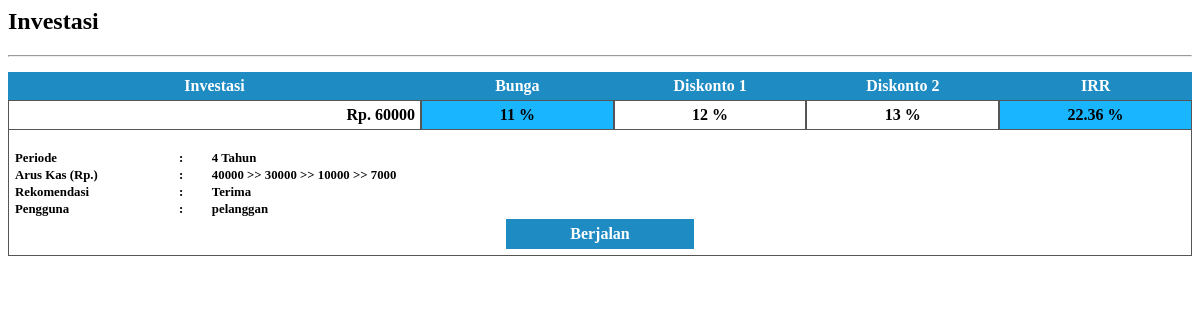
The app's page /admin/inv.php with its own data.
### tables this page shows
CREATE TABLE IF NOT EXISTS `tbl_run_inv` (
  `id_run` int(5) NOT NULL AUTO_INCREMENT,
  `id_inv` int(5) NOT NULL,
  `id_not` int(5) NOT NULL,
  `id_user` int(5) NOT NULL,
  `tgl_start` varchar(15) NOT NULL,
  `tgl_finish` varchar(15) NOT NULL,
  PRIMARY KEY (`id_run`)
);

CREATE TABLE IF NOT EXISTS `tbl_inv` (
  `id_inv` int(5) NOT NULL AUTO_INCREMENT,
  `inves` bigint(20) NOT NULL,
  `bunga` int(11) NOT NULL,
  `df1` int(11) NOT NULL,
  `df2` int(11) NOT NULL,
  `irr` double NOT NULL,
  `periode` varchar(30) NOT NULL,
  `kas` varchar(150) NOT NULL,
  `jml_periode` int(5) NOT NULL,
  `rekomen` varchar(10) NOT NULL,
  `yn` enum('y','n') NOT NULL DEFAULT 'n',
  PRIMARY KEY (`id_inv`)
);

CREATE TABLE IF NOT EXISTS `tbl_user` (
  `id_user` int(5) NOT NULL AUTO_INCREMENT,
  `username` varchar(20) NOT NULL,
  `password` varchar(50) NOT NULL,
  `fname` varchar(25) NOT NULL,
  `lname` varchar(25) NOT NULL,
  `address` varchar(35) NOT NULL,
  `email` varchar(40) NOT NULL,
  `phone` varchar(15) NOT NULL,
  `fb` varchar(25) NOT NULL,
  `twitter` varchar(25) NOT NULL,
  `level` enum('admin','eksekutif') NOT NULL DEFAULT 'eksekutif',
  PRIMARY KEY (`id_user`)
);

### admin/inv.php (the view, shortened to what this page needs)
<link rel="stylesheet" href="css/data.css"  type="text/css" />
<h2>Investasi</h2>
<hr />
<?php
$query = mysql_query("SELECT * FROM tbl_run_inv INNER JOIN tbl_inv ON tbl_inv.id_inv=tbl_run_inv.id_inv INNER JOIN tbl_user ON tbl_user.id_user=tbl_run_inv.id_user");
$jumlah = mysql_num_rows($query);
if (!empty($jumlah)){
	while($data = mysql_fetch_array($query)){
?>
	<table border="0" cellpadding="5" cellspacing="0">
	<thead>
		<tr>
			<td>Investasi</td>
			<td>Bunga</td>
			<td>Diskonto 1</td>
			<td>Diskonto 2</td>
			<td>IRR</td>
		</tr>
	</thead>
	<tbody>
		<tr>
			<td class="inves"><? echo 'Rp. '.$data['inves'];?></td>
			<td class="bung1"><? echo $data['bunga'].' &#37;';?></td>
			<td class="bung"><? echo $data['df1'].' &#37;';?></td>
			<td class="bung"><? echo $data['df2'].' &#37;';?></td>
			<td class="bung1"><? echo $data['irr'].' &#37;';?></td>
		</tr>
		<tr>
			<td colspan="5" class="sub-tabel">
				<table border="0" cellspacing="0">
				<tr class="per">
					<td class="per-contain">Periode</td>
					<td>:</td>
					<td><? echo $data['jml_periode'].' Tahun';?></td>
				</tr>
				<tr class="per">
					<td class="per-contain">Arus Kas (Rp.)</td>
					<td>:</td>
					<td><? echo $data['kas'];?></td>
				</tr>
				<tr class="per">
					<td class="per-contain">Rekomendasi</td>
					<td>:</td>
					<td><? echo $data['rekomen'];?></td>
				</tr>
				<tr class="per">
					<td class="per-contain">Pengguna</td>
					<td>:</td>
					<td><? echo $data['username'];?></td>
				</tr>
				<tr>
					<td colspan="3" class="bung2" align="center">
						<p>Berjalan</p>
					</td>
				</tr>
				</table>
			</td>
		</tr>
	</tbody>
	</table>
<?php
	}
} else {
	die("TIDAK ADA DATA INVESTASI YANG BERJALAN");
}
?>

### css/data.css (style rules this page uses)
table { width:100%; margin-top:15px; }
table thead { background:#1e8bc3; color:#fff; font-weight:bold; text-align:center; }
.inves { width:30%; text-align:right; font-weight:bold; border:1px solid #555; font-size:1.0em; }
.bung { width:14%; text-align:center; font-weight:bold; border:1px solid #555; font-size:1.0em; }
.bung1 { width:14%; text-align:center; font-weight:bold; border:1px solid #555; background:#19b5fe; font-size:1.0em; }
.sub-tabel { border:1px solid #555; border-top:none; }
.per { text-align:left; font-weight:bold; font-size:0.8em; }
.per-contain { width:14%; }
p { background:#1e8bc3; border:1px solid #1e8bc3; padding:5px; width:15%; color:#fff; font-weight:bold; }

### records on screen
tbl_run_inv: id_inv.inves "60000", id_inv.bunga "11", id_inv.df1 "12", id_inv.df2 "13", id_inv.irr "22.36", id_inv.jml_periode "4", id_inv.kas "40000 >> 30000 >> 10000 >> 7000", id_inv.rekomen "Terima", id_user.username "pelanggan"
